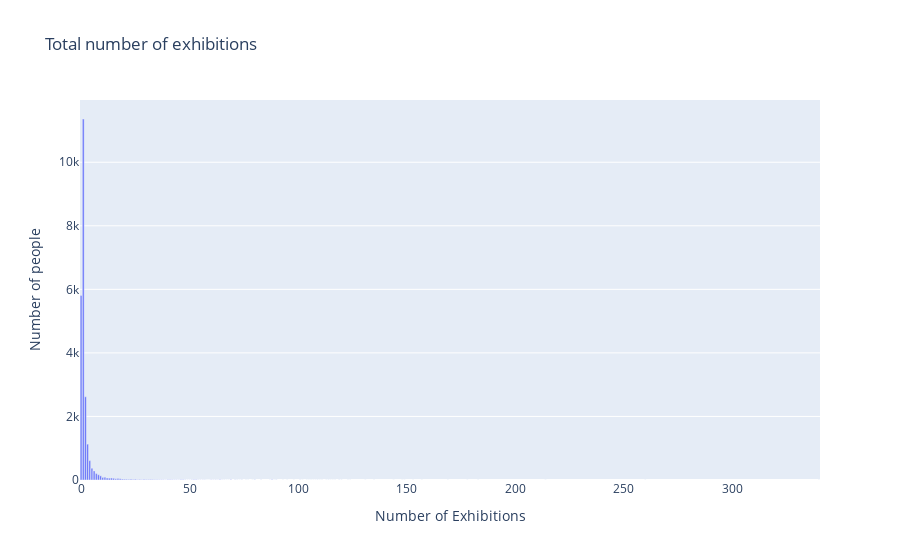

This figure's notebook cell:
### Markdown cell above
# Total number of exhibitions

### Code cell
## person by total number of exhibitions

x_label = "Number of Exhibitions"
y_label = "Number of people"
histogram_title = "Total number of exhibitions"
entity_type = "persons"

selected_field = "total_exhibitions"
histogram_type = "total_exhibitions"

ignore_list = [""]

histogram = create_histogram(data, x_label, y_label, histogram_title, entity_type, selected_field, ignore_list,histogram_type,0)
histogram.show()

### Figure 1 — Plotly figure (JSON) as saved in the notebook; plotly's stock layout.template omitted (floating-point values rounded to 4 significant figures)
{"data": [{"alignmentgroup": "True", "hovertemplate": "Number of Exhibitions=%{x}<br>Number of people=%{y}<extra></extra>", "legendgroup": "", "marker": {"color": "#636efa", "pattern": {"shape": ""}}, "name": "", "offsetgroup": "", "orientation": "v", "showlegend": false, "textposition": "auto", "type": "bar", "x": [0, 1, 2, 3, 4, 5, 6, 7, 8, 9, 10, 11, 12, 13, 14, 15, 16, 17, 18, 19, 20, 21, 22, 23, 24, 25, 26, 27, 28, 29, 30, 31, 32, 33, 34, 35, 36, 37, 38, 39, 40, 41, 42, 43, 44, 45, 46, 47, 48, 49, 50, 51, 52, 53, 54, 55, 56, 57, 58, 59, 60, 61, 62, 63, 64, 65, 66, 67, 68, 69, 71, 72, 73, 74, 76, 77, 79, 80, 83, 87, 88, 89, 90, 93, 95, 98, 101, 102, 104, 105, 106, 107, 108, 109, 110, 111, 113, 114, 115, 116, 117, 119, 120, 123, 124, 131, 135, 144, 148, 149, 153, 157, 169, 178, 183, 214, 260, 340], "xaxis": "x", "y": [5806, 11361, 2619, 1129, 609, 368, 286, 202, 165, 130, 81, 89, 63, 58, 61, 54, 38, 44, 39, 28, 24, 23, 19, 25, 16, 23, 9, 16, 9, 12, 12, 12, 14, 12, 9, 6, 7, 7, 6, 3, 6, 7, 7, 5, 5, 3, 5, 5, 4, 2, 2, 5, 6, 4, 3, 3, 3, 3, 3, 2, 4, 3, 4, 2, 4, 2, 2, 1, 1, 8, 3, 2, 1, 3, 3, 1, 1, 5, 2, 2, 4, 1, 3, 1, 1, 1, 2, 1, 1, 1, 3, 1, 1, 2, 1, 3, 1, 2, 1, 1, 2, 2, 2, 1, 1, 1, 1, 1, 1, 1, 1, 1, 1, 1, 1, 1, 1, 1], "yaxis": "y"}], "layout": {"barmode": "relative", "legend": {"tracegroupgap": 0}, "title": {"text": "Total number of exhibitions"}, "xaxis": {"anchor": "y", "domain": [0, 1], "title": {"text": "Number of Exhibitions"}}, "yaxis": {"anchor": "x", "domain": [0, 1], "title": {"text": "Number of people"}}}}
